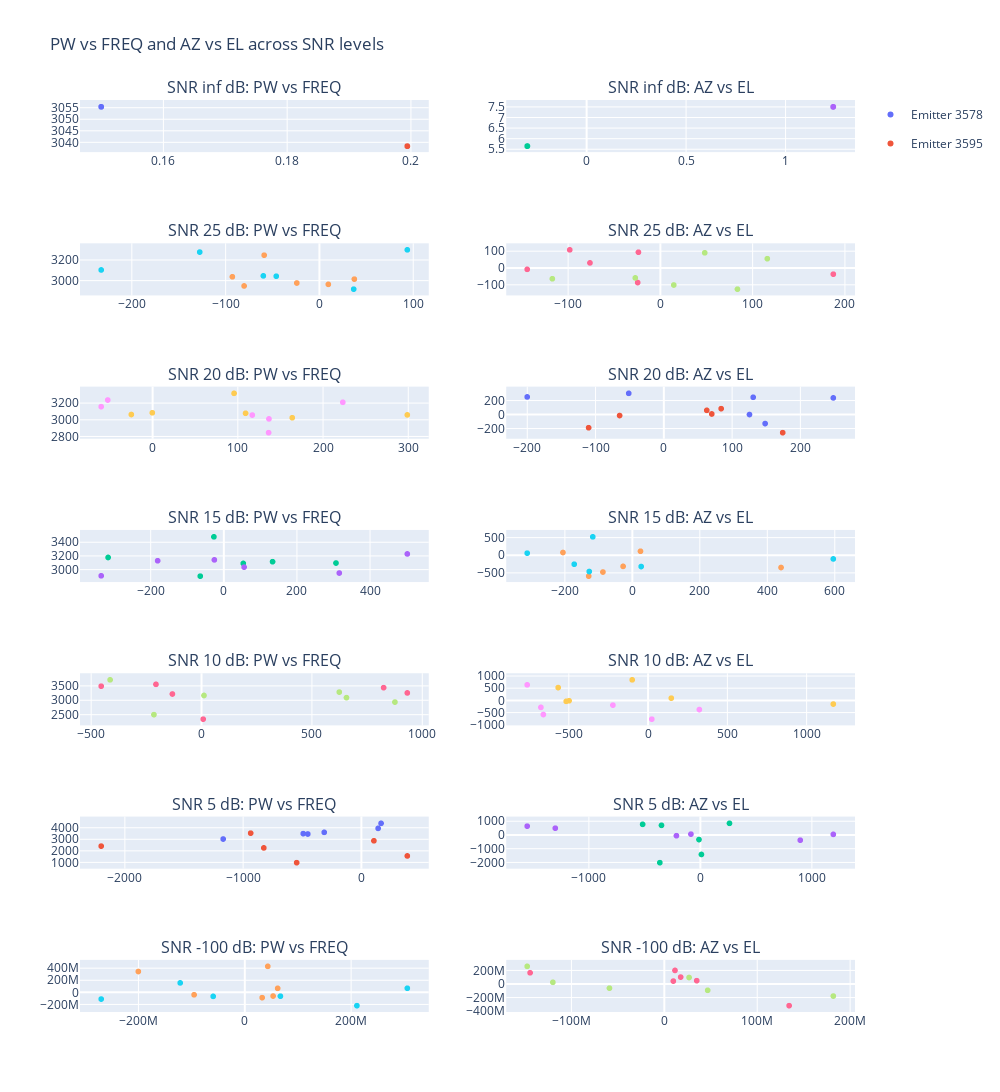

Notebook cell for this chart:
### Code cell
import plotly.graph_objects as go
from plotly.subplots import make_subplots

INT_MAX = float('inf')
NEG_INT_MAX = -100

# Signal to Noise Ratio, Higher SNR, clearer the signal
SNR_dB = [INT_MAX, 25, 20, 15, 10, 5, NEG_INT_MAX]  # List of SNRs to simulate
features = ["PW(microsec)", "FREQ(MHz)", 'AZ_S0(deg)', 'EL_S0(deg)']  # Columns to add noise to
emitter_col = "EmitterId"  # You can change this to whatever column name you use
max_emitters = 2  # Max number of emitters to display
n = 100 # Max number of rows to consider

def estimate_snr_db(signal, noise):
    signal_power = np.mean(signal**2)
    noise_power = np.mean(noise**2)
    return 10 * np.log10(signal_power / noise_power)

def add_gaussian_noise(data, snr_db=None, std=None):
    """
    Add Gaussian noise to a dataset.

    Parameters:
    - data: numpy array or pandas DataFrame
    - snr_db: desired Signal-to-Noise Ratio in dB. If set, overrides std.
    - std: standard deviation of the noise. Used only if snr_db is None.

    Returns:
    - noisy_data: data with added Gaussian noise
    """
    data_array = data.to_numpy() if isinstance(data, pd.DataFrame) else np.array(data)
    signal_power = np.mean(data_array ** 2)

    if snr_db is not None:
        snr_linear = 10 ** (snr_db / 10)
        noise_power = signal_power / snr_linear
        std = np.sqrt(noise_power)

    noise = np.random.normal(loc=0.0, scale=std, size=data_array.shape)
    noisy_data = data_array + noise

    if isinstance(data, pd.DataFrame):
        return pd.DataFrame(noisy_data, columns=data.columns)
    return noisy_data

fig = make_subplots(
    rows=len(SNR_dB), cols=2,
    subplot_titles=[f"SNR {snr} dB: PW vs FREQ" if i % 2 == 0 else f"SNR {snr} dB: AZ vs EL" for snr in SNR_dB for i in range(2)],
    horizontal_spacing=0.1,
    vertical_spacing=0.1
)

for idx, snr in enumerate(SNR_dB):
    df_noisy = df.copy()
    df_noisy[features] = add_gaussian_noise(df[features], snr_db=snr)

    filtered_df = filter_df_by_emitters(df_noisy[:n], max_emitters, emitter_col)

    # Left: PW vs Frequency
    for emitter in filtered_df[emitter_col].unique():
        subset = filtered_df[filtered_df[emitter_col] == emitter]
        fig.add_trace(
            go.Scattergl(
                x=subset["PW(microsec)"],
                y=subset["FREQ(MHz)"],
                mode='markers',
                name=f'Emitter {emitter}' if idx == 0 else None,  # Only show legend once
                legendgroup=str(emitter),
                showlegend=(idx == 0)
            ),
            row=idx + 1, col=1
        )

    # Right: AZ vs EL
    for emitter in filtered_df[emitter_col].unique():
        subset = filtered_df[filtered_df[emitter_col] == emitter]
        fig.add_trace(
            go.Scattergl(
                x=subset["AZ_S0(deg)"],
                y=subset["EL_S0(deg)"],
                mode='markers',
                name=f'Emitter {emitter}' if idx == 0 else None,
                legendgroup=str(emitter),
                showlegend=False  # No legend on right side
            ),
            row=idx + 1, col=2
        )

fig.update_layout(
    height=300 * len(SNR_dB),
    width=1000,
    title_text="PW vs FREQ and AZ vs EL across SNR levels",
    showlegend=True
)

fig.show()

### Figure 1 — Plotly figure (JSON) as saved in the notebook; plotly's stock layout.template omitted (floating-point values rounded to 4 significant figures)
{"data": [{"legendgroup": "3578", "mode": "markers", "name": "Emitter 3578", "showlegend": true, "type": "scattergl", "x": [0.1499, 0.1499, 0.1499, 0.1499, 0.1499, 0.1499], "xaxis": "x", "y": [3056.0, 3056.0, 3056.0, 3056.0, 3056.0, 3056.0], "yaxis": "y"}, {"legendgroup": "3595", "mode": "markers", "name": "Emitter 3595", "showlegend": true, "type": "scattergl", "x": [0.1995, 0.1995, 0.1995, 0.1995, 0.1995, 0.1995], "xaxis": "x", "y": [3039.0, 3039.0, 3039.0, 3039.0, 3039.0, 3039.0], "yaxis": "y"}, {"legendgroup": "3578", "mode": "markers", "name": "Emitter 3578", "showlegend": false, "type": "scattergl", "x": [-0.2962, -0.2965, -0.2967, -0.2969, -0.2972, -0.2974], "xaxis": "x2", "y": [5.67, 5.669, 5.668, 5.667, 5.666, 5.666], "yaxis": "y2"}, {"legendgroup": "3595", "mode": "markers", "name": "Emitter 3595", "showlegend": false, "type": "scattergl", "x": [1.242, 1.242, 1.242, 1.242, 1.242, 1.241], "xaxis": "x2", "y": [7.527, 7.526, 7.525, 7.524, 7.523, 7.523], "yaxis": "y2"}, {"legendgroup": "3578", "mode": "markers", "showlegend": false, "type": "scattergl", "x": [-23.97, 37.43, -58.81, -92.71, -80.19, 9.693], "xaxis": "x3", "y": [2978.0, 3016.0, 3248.0, 3039.0, 2949.0, 2965.0], "yaxis": "y3"}, {"legendgroup": "3595", "mode": "markers", "showlegend": false, "type": "scattergl", "x": [-45.9, 93.96, 36.73, -59.65, -127.5, -232.7], "xaxis": "x3", "y": [3044.0, 3300.0, 2918.0, 3047.0, 3278.0, 3105.0], "yaxis": "y3"}, {"legendgroup": "3578", "mode": "markers", "showlegend": false, "type": "scattergl", "x": [-97.9, -75.99, -23.39, -144.1, -24.25, 188.0], "xaxis": "x4", "y": [109.1, 31.16, 94.94, -7.193, -86.09, -36.19], "yaxis": "y4"}, {"legendgroup": "3595", "mode": "markers", "showlegend": false, "type": "scattergl", "x": [48.5, 14.93, -116.8, 116.4, 84.0, -26.83], "xaxis": "x4", "y": [91.49, -100.7, -63.43, 56.43, -125.5, -58.45], "yaxis": "y4"}, {"legendgroup": "3578", "mode": "markers", "showlegend": false, "type": "scattergl", "x": [136.7, 136.2, -52.6, -60.34, 117.1, 223.4], "xaxis": "x5", "y": [3014.0, 2849.0, 3241.0, 3161.0, 3060.0, 3214.0], "yaxis": "y5"}, {"legendgroup": "3595", "mode": "markers", "showlegend": false, "type": "scattergl", "x": [-0.279, 109.2, 95.73, 299.2, 164.0, -24.92], "xaxis": "x5", "y": [3088.0, 3082.0, 3321.0, 3062.0, 3028.0, 3067.0], "yaxis": "y5"}, {"legendgroup": "3578", "mode": "markers", "showlegend": false, "type": "scattergl", "x": [126.1, -50.93, 131.5, 149.0, 248.9, -199.8], "xaxis": "x6", "y": [4.719, 308.2, 251.9, -124.7, 242.6, 256.8], "yaxis": "y6"}, {"legendgroup": "3595", "mode": "markers", "showlegend": false, "type": "scattergl", "x": [84.52, -109.7, -64.33, 70.82, 63.48, 174.7], "xaxis": "x6", "y": [88.92, -183.9, -9.341, 12.63, 64.97, -254.8], "yaxis": "y6"}, {"legendgroup": "3578", "mode": "markers", "showlegend": false, "type": "scattergl", "x": [-26.84, 307.4, 133.7, -316.4, -64.24, 53.59], "xaxis": "x7", "y": [3487.0, 3103.0, 3123.0, 3185.0, 2911.0, 3097.0], "yaxis": "y7"}, {"legendgroup": "3595", "mode": "markers", "showlegend": false, "type": "scattergl", "x": [-180.8, 316.3, -335.4, 502.6, -25.53, 55.78], "xaxis": "x7", "y": [3137.0, 2957.0, 2916.0, 3237.0, 3149.0, 3043.0], "yaxis": "y7"}, {"legendgroup": "3578", "mode": "markers", "showlegend": false, "type": "scattergl", "x": [-86.27, 25.13, -204.9, -128.5, 442.0, -26.49], "xaxis": "x8", "y": [-462.8, 127.7, 91.78, -580.1, -334.2, -302.0], "yaxis": "y8"}, {"legendgroup": "3595", "mode": "markers", "showlegend": false, "type": "scattergl", "x": [-311.0, -171.5, 597.1, -126.8, 27.1, -116.4], "xaxis": "x8", "y": [73.48, -241.1, -91.02, -447.4, -306.8, 537.1], "yaxis": "y8"}, {"legendgroup": "3578", "mode": "markers", "showlegend": false, "type": "scattergl", "x": [825.8, -131.6, -454.6, -206.2, 933.3, 7.896], "xaxis": "x9", "y": [3445.0, 3225.0, 3497.0, 3560.0, 3262.0, 2350.0], "yaxis": "y9"}, {"legendgroup": "3595", "mode": "markers", "showlegend": false, "type": "scattergl", "x": [-414.1, -215.4, 11.53, 624.8, 657.6, 877.2], "xaxis": "x9", "y": [3717.0, 2508.0, 3173.0, 3291.0, 3098.0, 2945.0], "yaxis": "y9"}, {"legendgroup": "3578", "mode": "markers", "showlegend": false, "type": "scattergl", "x": [-219.8, 25.81, 325.9, -658.7, -674.2, -760.9], "xaxis": "x10", "y": [-187.5, -764.1, -369.4, -574.1, -280.4, 646.3], "yaxis": "y10"}, {"legendgroup": "3595", "mode": "markers", "showlegend": false, "type": "scattergl", "x": [-565.3, 148.6, 1171.0, -514.6, -496.6, -98.07], "xaxis": "x10", "y": [533.1, 99.39, -144.0, -32.5, -7.357, 851.3], "yaxis": "y10"}, {"legendgroup": "3578", "mode": "markers", "showlegend": false, "type": "scattergl", "x": [-490.5, -312.8, -1168.0, -451.8, 168.1, 143.3], "xaxis": "x11", "y": [3525.0, 3637.0, 3056.0, 3491.0, 4417.0, 3980.0], "yaxis": "y11"}, {"legendgroup": "3595", "mode": "markers", "showlegend": false, "type": "scattergl", "x": [-824.1, 390.3, -935.4, -2200.0, -546.2, 107.5], "xaxis": "x11", "y": [2285.0, 1589.0, 3566.0, 2441.0, 1005.0, 2903.0], "yaxis": "y11"}, {"legendgroup": "3578", "mode": "markers", "showlegend": false, "type": "scattergl", "x": [-345.5, -8.934, 12.8, -515.0, 264.7, -360.5], "xaxis": "x12", "y": [730.4, -307.3, -1394.0, 803.4, 877.7, -1992.0], "yaxis": "y12"}, {"legendgroup": "3595", "mode": "markers", "showlegend": false, "type": "scattergl", "x": [-1299.0, 1196.0, -1551.0, 899.7, -81.32, -211.5], "xaxis": "x12", "y": [524.8, 72.88, 671.7, -352.0, 90.66, -22.76], "yaxis": "y12"}, {"legendgroup": "3578", "mode": "markers", "showlegend": false, "type": "scattergl", "x": [32890000.0, -200100000.0, 53480000.0, -95200000.0, 43450000.0, 62070000.0], "xaxis": "x13", "y": [-87100000.0, 346300000.0, -60300000.0, -39460000.0, 432000000.0, 67170000.0], "yaxis": "y13"}, {"legendgroup": "3595", "mode": "markers", "showlegend": false, "type": "scattergl", "x": [-121400000.0, 211200000.0, 306100000.0, -59280000.0, -270100000.0, 67230000.0], "xaxis": "x13", "y": [157300000.0, -220000000.0, 68570000.0, -65950000.0, -110800000.0, -63130000.0], "yaxis": "y13"}, {"legendgroup": "3578", "mode": "markers", "showlegend": false, "type": "scattergl", "x": [10110000.0, -144200000.0, 134800000.0, 17990000.0, 35290000.0, 11890000.0], "xaxis": "x14", "y": [43850000.0, 166700000.0, -319500000.0, 102800000.0, 50030000.0, 201300000.0], "yaxis": "y14"}, {"legendgroup": "3595", "mode": "markers", "showlegend": false, "type": "scattergl", "x": [-58690000.0, -147300000.0, 47080000.0, 27060000.0, 182400000.0, -119600000.0], "xaxis": "x14", "y": [-60520000.0, 261900000.0, -92620000.0, 96980000.0, -177600000.0, 25750000.0], "yaxis": "y14"}], "layout": {"annotations": [{"font": {"size": 16}, "showarrow": false, "text": "SNR inf dB: PW vs FREQ", "x": 0.225, "xanchor": "center", "xref": "paper", "y": 1, "yanchor": "bottom", "yref": "paper"}, {"font": {"size": 16}, "showarrow": false, "text": "SNR inf dB: AZ vs EL", "x": 0.775, "xanchor": "center", "xref": "paper", "y": 1, "yanchor": "bottom", "yref": "paper"}, {"font": {"size": 16}, "showarrow": false, "text": "SNR 25 dB: PW vs FREQ", "x": 0.225, "xanchor": "center", "xref": "paper", "y": 0.8429, "yanchor": "bottom", "yref": "paper"}, {"font": {"size": 16}, "showarrow": false, "text": "SNR 25 dB: AZ vs EL", "x": 0.775, "xanchor": "center", "xref": "paper", "y": 0.8429, "yanchor": "bottom", "yref": "paper"}, {"font": {"size": 16}, "showarrow": false, "text": "SNR 20 dB: PW vs FREQ", "x": 0.225, "xanchor": "center", "xref": "paper", "y": 0.6857, "yanchor": "bottom", "yref": "paper"}, {"font": {"size": 16}, "showarrow": false, "text": "SNR 20 dB: AZ vs EL", "x": 0.775, "xanchor": "center", "xref": "paper", "y": 0.6857, "yanchor": "bottom", "yref": "paper"}, {"font": {"size": 16}, "showarrow": false, "text": "SNR 15 dB: PW vs FREQ", "x": 0.225, "xanchor": "center", "xref": "paper", "y": 0.5286, "yanchor": "bottom", "yref": "paper"}, {"font": {"size": 16}, "showarrow": false, "text": "SNR 15 dB: AZ vs EL", "x": 0.775, "xanchor": "center", "xref": "paper", "y": 0.5286, "yanchor": "bottom", "yref": "paper"}, {"font": {"size": 16}, "showarrow": false, "text": "SNR 10 dB: PW vs FREQ", "x": 0.225, "xanchor": "center", "xref": "paper", "y": 0.3714, "yanchor": "bottom", "yref": "paper"}, {"font": {"size": 16}, "showarrow": false, "text": "SNR 10 dB: AZ vs EL", "x": 0.775, "xanchor": "center", "xref": "paper", "y": 0.3714, "yanchor": "bottom", "yref": "paper"}, {"font": {"size": 16}, "showarrow": false, "text": "SNR 5 dB: PW vs FREQ", "x": 0.225, "xanchor": "center", "xref": "paper", "y": 0.2143, "yanchor": "bottom", "yref": "paper"}, {"font": {"size": 16}, "showarrow": false, "text": "SNR 5 dB: AZ vs EL", "x": 0.775, "xanchor": "center", "xref": "paper", "y": 0.2143, "yanchor": "bottom", "yref": "paper"}, {"font": {"size": 16}, "showarrow": false, "text": "SNR -100 dB: PW vs FREQ", "x": 0.225, "xanchor": "center", "xref": "paper", "y": 0.05714, "yanchor": "bottom", "yref": "paper"}, {"font": {"size": 16}, "showarrow": false, "text": "SNR -100 dB: AZ vs EL", "x": 0.775, "xanchor": "center", "xref": "paper", "y": 0.05714, "yanchor": "bottom", "yref": "paper"}], "height": 2100, "showlegend": true, "title": {"text": "PW vs FREQ and AZ vs EL across SNR levels"}, "width": 1000, "xaxis": {"anchor": "y", "domain": [0, 0.45]}, "xaxis10": {"anchor": "y10", "domain": [0.55, 1]}, "xaxis11": {"anchor": "y11", "domain": [0, 0.45]}, "xaxis12": {"anchor": "y12", "domain": [0.55, 1]}, "xaxis13": {"anchor": "y13", "domain": [0, 0.45]}, "xaxis14": {"anchor": "y14", "domain": [0.55, 1]}, "xaxis2": {"anchor": "y2", "domain": [0.55, 1]}, "xaxis3": {"anchor": "y3", "domain": [0, 0.45]}, "xaxis4": {"anchor": "y4", "domain": [0.55, 1]}, "xaxis5": {"anchor": "y5", "domain": [0, 0.45]}, "xaxis6": {"anchor": "y6", "domain": [0.55, 1]}, "xaxis7": {"anchor": "y7", "domain": [0, 0.45]}, "xaxis8": {"anchor": "y8", "domain": [0.55, 1]}, "xaxis9": {"anchor": "y9", "domain": [0, 0.45]}, "yaxis": {"anchor": "x", "domain": [0.9429, 1]}, "yaxis10": {"anchor": "x10", "domain": [0.3143, 0.3714]}, "yaxis11": {"anchor": "x11", "domain": [0.1571, 0.2143]}, "yaxis12": {"anchor": "x12", "domain": [0.1571, 0.2143]}, "yaxis13": {"anchor": "x13", "domain": [0, 0.05714]}, "yaxis14": {"anchor": "x14", "domain": [0, 0.05714]}, "yaxis2": {"anchor": "x2", "domain": [0.9429, 1]}, "yaxis3": {"anchor": "x3", "domain": [0.7857, 0.8429]}, "yaxis4": {"anchor": "x4", "domain": [0.7857, 0.8429]}, "yaxis5": {"anchor": "x5", "domain": [0.6286, 0.6857]}, "yaxis6": {"anchor": "x6", "domain": [0.6286, 0.6857]}, "yaxis7": {"anchor": "x7", "domain": [0.4714, 0.5286]}, "yaxis8": {"anchor": "x8", "domain": [0.4714, 0.5286]}, "yaxis9": {"anchor": "x9", "domain": [0.3143, 0.3714]}}}
